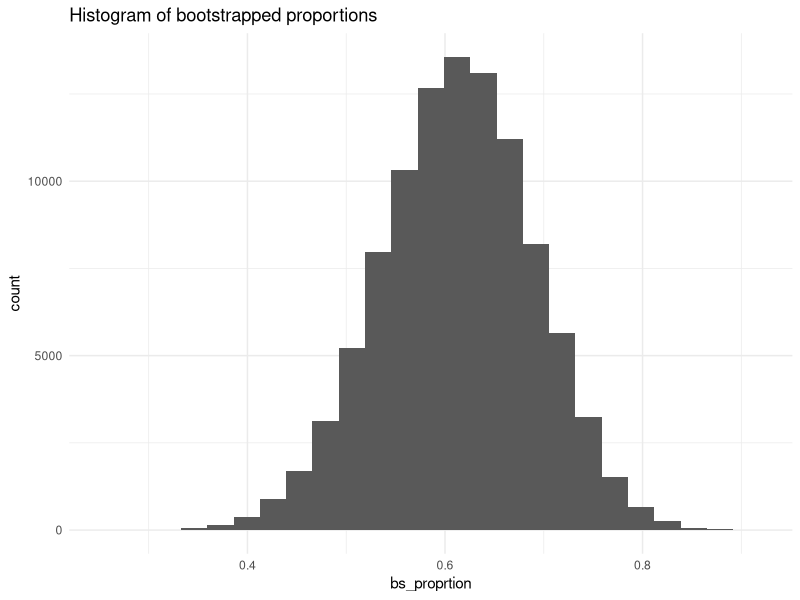

Reproduce this figure in R.
## ---- chunk 1
knitr::opts_chunk$set(echo = TRUE)

library(tidyverse)
library(boot)
## ---- chunk 2
# DATA CREATION
# 1 = reported experiencing exclusionary, offensive, hostile or intimidating conduct
# 0 = no reporting
students <-rep(c(1,0),times=c(22,14))

# FUNCTION ON DATA
proportion <- function(x,i){sum(x[i])/36}

# BOOTSTRAPPED PROPORTIONS
studentsboot <- boot(students, 
                     statistic = proportion,
                     R=100000)

## ---- chunk 3
# HISTOGRAM

df_studentsboot <- data.frame( bs_proprtion = studentsboot$t)

# Histogram of 10k bootstrap sample means:
ggplot(data = df_studentsboot, aes(x = bs_proprtion)) +
  geom_histogram(bins=25) +
  theme_minimal()+
  labs(title= "Histogram of bootstrapped proportions")


## ---- chunk 4
CI <- boot.ci(studentsboot, conf = 0.95)
